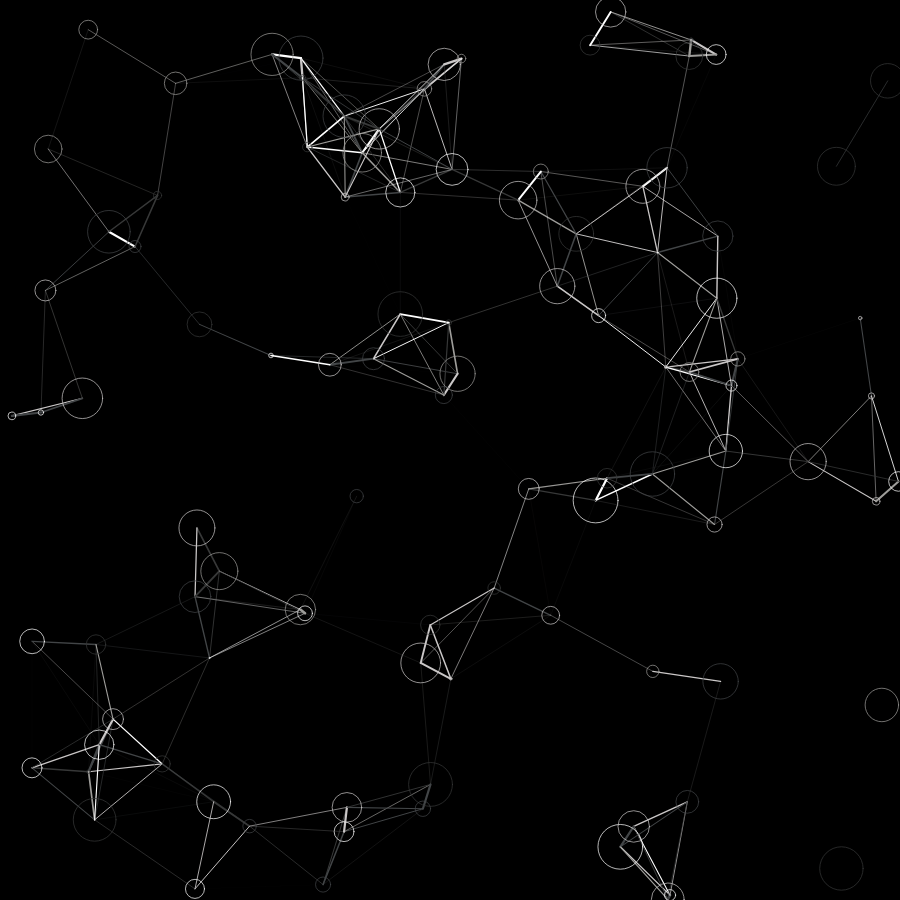
Frame 1 (no input)
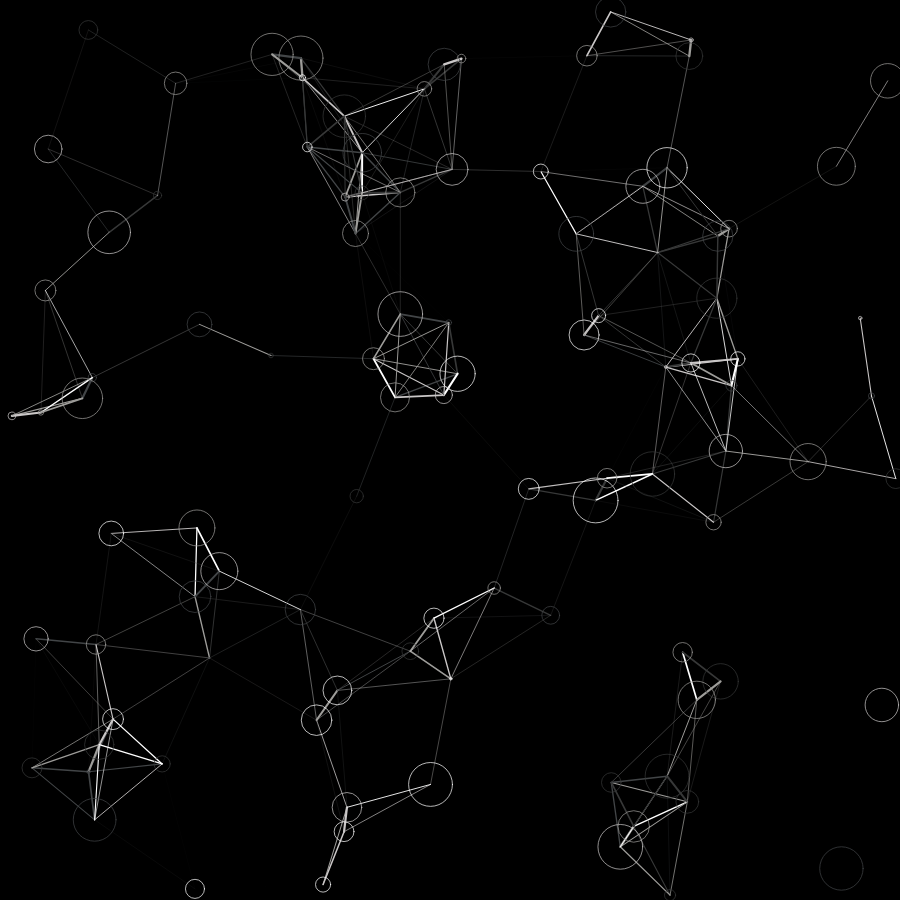
Frame 60 (no input)
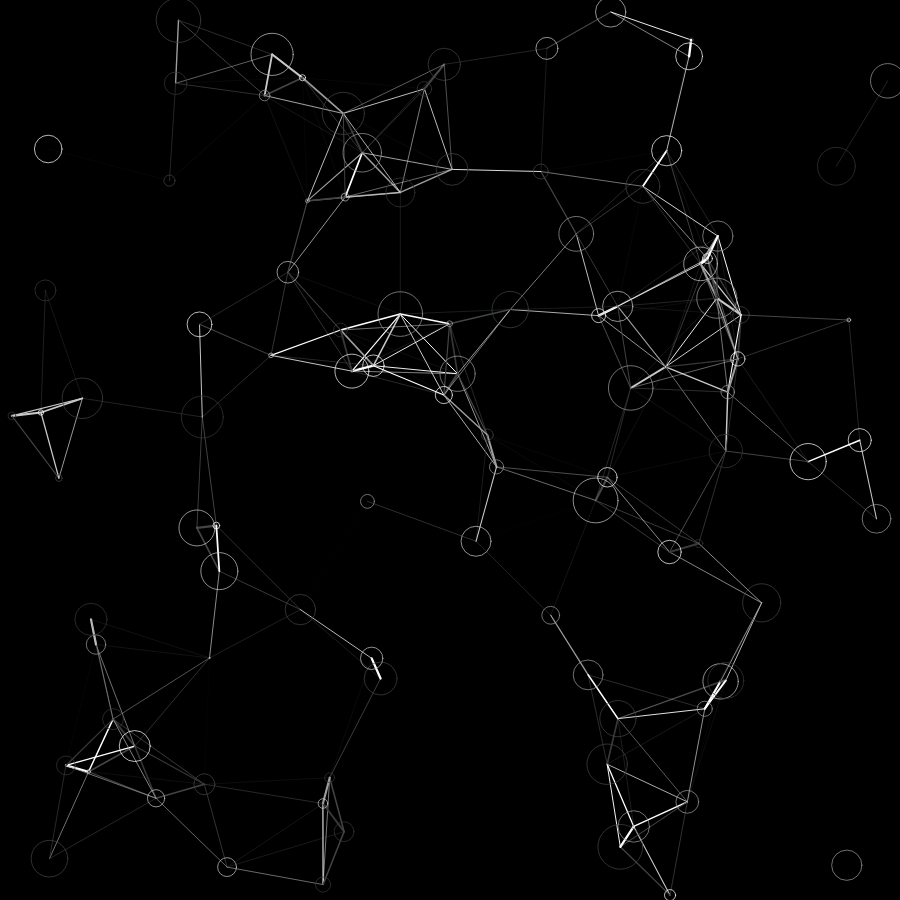
Frame 120 (the mouse pressed at the canvas centre since frame 60)

The p5.js sketch that drew these frames (run headless with seeded random() and noise() and a simulated clock; from frame 60 on, the mouse is pressed at the canvas centre):

// p5.js sketch
// ── sketch.js
//https://openprocessing.org/sketch/2451303
//the sketch makes circles that randomly moves around the space and changes size
//if the distance between two circles are close enough, a vector will be made to connect them together

let movers = [];
let maxLineLength = 130;
let colors = ['white', '#424547', '#9E9D9A', '#CAC7C7', '#373838'];

function setup() {
	createCanvas(900, 900);
	strokeWeight(width * 0.001);
	for (let i = 0; i < 100; i++) {
		movers.push(new Mover());
	}
}

function draw() {
	background(0);
	for (let i = 0; i < movers.length; i++) {
		let p1 = createVector(movers[i].currentX, movers[i].currentY);
		for (let j = movers.length - 1; j >= 0; j--) {
			let p2 = createVector(movers[j].currentX, movers[j].currentY);
			let dst = p5.Vector.dist(p1, p2);
			if (dst < maxLineLength && i < j) {
				connect(p1, p2);
			}
		}
	}

	for (let m of movers) {
		m.show();
		m.move();
	}
}

function connect(p1, p2) {

	let dst = p5.Vector.dist(p1, p2);
	let sw = map(dst, 0, maxLineLength, width * 0.003, 0);
	push();
	stroke(random(colors));
	strokeWeight(sw);
	line(p1.x, p1.y, p2.x, p2.y);
	pop();
}

function easeInOutQuart(x) {
	return x < 0.5 ? 8 * x * x * x * x : 1 - Math.pow(-2 * x + 2, 4) / 2;
}


class Mover {
	constructor() {
		this.x = random(width);
		this.y = random(height);
		this.d = random(0.001, 0.05) * width;
		this.currentX = this.x;
		this.currentY = this.y;
		this.currentD = this.d;
		this.initialization();
		this.t = -int(random(200));
	}

	show() {
		noFill();
		stroke(random(colors));
		strokeWeight(width * 0.0008);
		circle(this.currentX, this.currentY, this.currentD);
	}

	move() {
		if (0 < this.t && this.t < this.t1) {
			let n = easeInOutQuart(norm(this.t, 0, this.t1 - 1));
			this.currentX = lerp(this.pastX, this.targetX, n);
			this.currentY = lerp(this.pastY, this.targetY, n);
			this.currentD = lerp(this.pastD, this.targetD, n);

		}
		if (this.t2 < this.t) {
			this.initialization();

		}
		this.t++;
	}

	initialization() {
		this.t = -int(random(0));
		this.t1 = 80;
		this.t2 = this.t1 + int(random(0));
		this.pastX = this.currentX;
		this.pastY = this.currentY;
		this.pastD = this.currentD;
		do {
			this.targetX = this.currentX + random([-1, 1]) * width * random(0.3);
			this.targetY = this.currentY + random([-1, 1]) * width * random(0.3);
			this.targetD = random(0.001, 0.05) * width;
		}
		while (this.targetX < 0 || width < this.targetX || this.targetY < 0 || height < this.targetY);
	}
}
